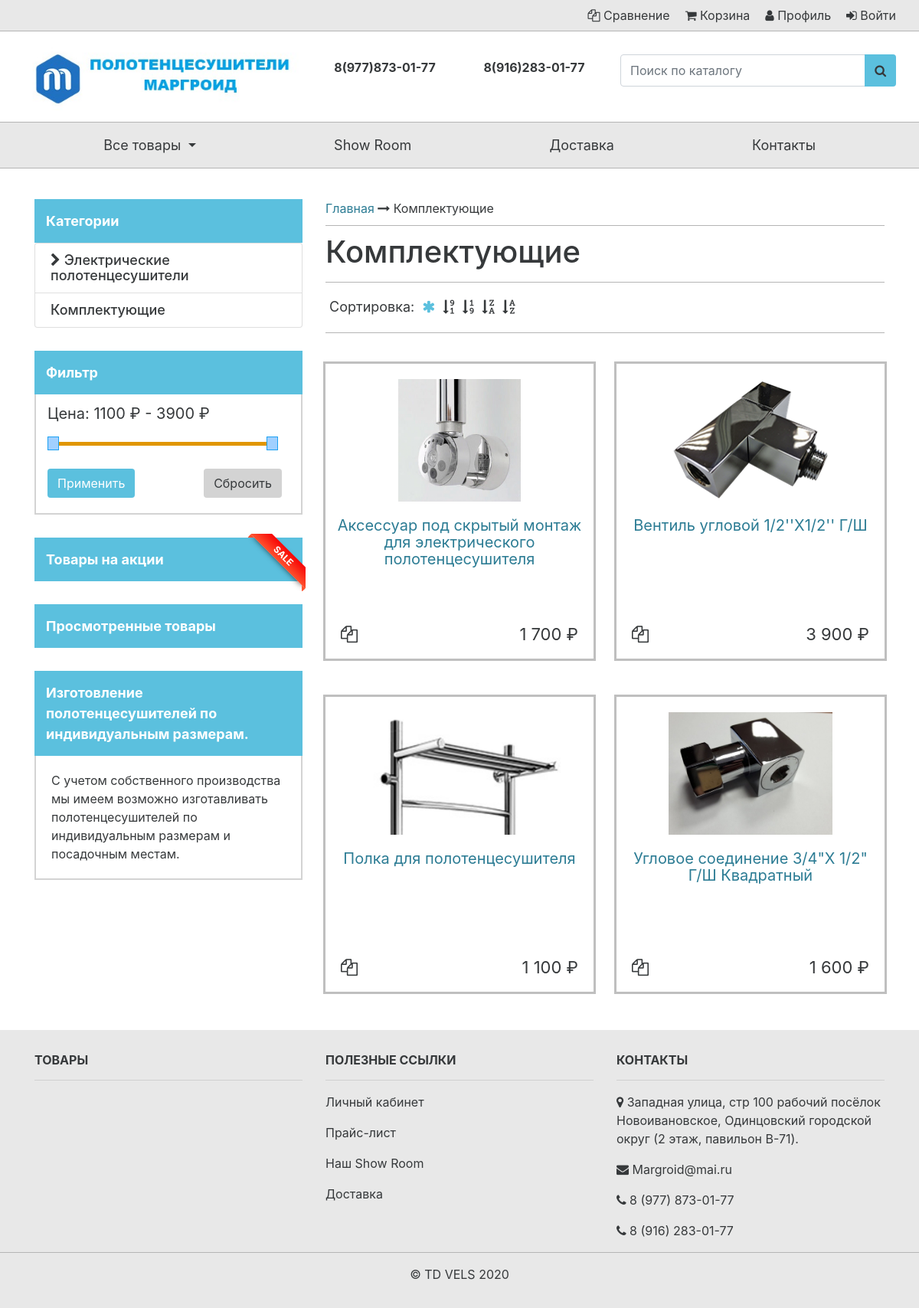
Page /components/ on the committed database.
### home/models.py (models this page shows, shortened)
class Header(models.Model):
    name_element = models.CharField(max_length=100,
                                    help_text='название элемента, до 100 символов',
                                    default='Шапка сайта',
                                    verbose_name='Название элемента')
    header_logo = models.ImageField(blank=False,
                                    upload_to='logo/',
                                    help_text='изображение может обрезаться',
                                    verbose_name='Логотип сайта')
    alt_logo_header = models.CharField(max_length=100,
                                       blank=True,
                                       help_text='Атрибут ALT для SEO, до 100 символов',
                                       verbose_name='Атрибут ALT для логотипа')
    phone_one = models.CharField(max_length=20,
                                 blank=True,
                                 help_text='пишется ф формате: +7(999)-888-6655',
                                 verbose_name='Номер телефона 1')
    phone_two = models.CharField(max_length=20,
                                 blank=True,
                                 help_text='пишется ф формате: +7(999)-888-6655',
                                 verbose_name='Номер телефона 2')
    class Meta:
        verbose_name = '02: Шапка сайта: настройки'
        verbose_name_plural = '02: Шапка сайта: настройки'

### product/models.py (models this page shows, shortened)
class Category(models.Model):
    name = models.CharField(max_length=100,
                            help_text='длина до 100 символов',
                            verbose_name='Название категории')
    title = models.CharField(max_length=200,
                             blank=True,
                             null=True,
                             help_text='длина до 200 символов',
                             verbose_name='SEO Title')
    description = models.CharField(max_length=450,
                                   blank=True,
                                   null=True,
                                   help_text='длина до 450 символов',
                                   verbose_name='SEO Description')
    image = models.ImageField(upload_to='category_images',
                              null=True,
                              verbose_name='Изображение категории')
    slug = models.SlugField(max_length=100,
                            help_text='длина на латинице до 100 символов',
                            verbose_name='URL-адрес')
    subtype = models.ManyToManyField(CategoryChild,
                                     blank=True,
                                     verbose_name='Подкатегории')
    class Meta:
        verbose_name = '01: Категория'
        verbose_name_plural = '01: Категории'
    def __str__(self):
        return self.name

class Product(models.Model):
    name = models.CharField(max_length=200, verbose_name='Имя')
    title = models.CharField(max_length=200,
                             blank=True,
                             null=True,
                             help_text='длина до 200 символов',
                             verbose_name='SEO Title')
    description = models.CharField(max_length=450,
                                   blank=True,
                                   null=True,
                                   help_text='длина до 450 символов',
                                   verbose_name='SEO Description')
    slug = models.SlugField(max_length=200,
                            verbose_name='(Ссылка)',
                            help_text='URL-адрес до 200 символов',
                            blank=True)
    category = models.ForeignKey(Category, on_delete=models.CASCADE, verbose_name='Категория')
    sub_category = models.ForeignKey(CategoryChild, on_delete=models.CASCADE, null=True, verbose_name='Подкатегория',
                                     blank=True)
    image = models.ImageField(upload_to='product_images', null=True, verbose_name='Изображение')
    textproduct = models.TextField(blank=True,
                                   null=True,
                                   help_text='описание товара необязательно',
                                   verbose_name='Описание товара')
    vendor_code = models.CharField(max_length=100, verbose_name='Артикул', blank=True)
    in_stock = models.PositiveIntegerField(default=0, verbose_name='Наличие (шт)')
    complect = models.ManyToManyField('Product', verbose_name='Комплектующие', blank=True)
    color = models.ManyToManyField('Colors', related_name='colors_product', verbose_name='Цвета', blank=True)
    price = models.PositiveIntegerField(null=True, verbose_name='Цена')
    on_sale = models.BooleanField(default=False, blank=True, verbose_name='На скидке')
    sale = models.PositiveIntegerField(default=0, blank=True, null=True, verbose_name='Размер скидки')
    new_price = models.PositiveIntegerField(blank=True, null=True, help_text='Вычисляется само при сохранении',
                                            verbose_name='Новая цена')
    timestamp = models.DateTimeField(auto_now_add=True)
    class Meta:
        ordering = ['-category', 'name', 'price']
        verbose_name = '03: Товар'
        verbose_name_plural = '03: Товары'

### components/views.py (the view)
# urls.py: path('', ComponentsPage.as_view(), name='components_view'),
class ComponentsPage(View):
    def get(self, request):
        cart, cart_objects_count = get_users_cart(request)
        sort_query = request.GET.get('sort', None)
        current_page = request.GET.get('page')
        categories = Category.objects.all()
        products_on_sale = Product.objects.filter(on_sale=True)[:4]
        current_category = Category.objects.get(name='Комплектующие')
        if request.GET:
            if request.GET.get('from') and request.GET.get('to'):
                from_price = int(request.GET.get('from'))
                to_price = int(request.GET.get('to'))
                products = Product.objects.filter(category=current_category, price__lte=to_price, price__gte=from_price)
            else:
                products = Product.objects.filter(category=current_category)
        else:
            products = Product.objects.filter(category=current_category)
        extremum_prices = find_extremum_prices(products)
        parameters = get_GET_params(request.GET)
        sort_queries = []
        if not sort_query is None:
            products = sort_products_by_query(sort_query, products, sort_queries)
        compare_list = request.session.get('comparison_list', 0)
        compare_list_count = len(compare_list) if compare_list else 0
        context = {
            'categories': categories,
            'products_on_sale': products_on_sale,
            'current_category': current_category,
            'products': set_paginator(products, 6, current_page),
            'lowest_price': extremum_prices[0],
            'highest_price': extremum_prices[1],
            'parameters': parameters,
            'watched_products': get_watched_products(request.session.get('watched_products', None)),
            'sort_queries': sort_queries,
            'comparison_list': compare_list_count,
            'cart_items_count': cart_objects_count
        }
        context['prev_page'] = get_prev_paginator_page(current_page)
        context['next_page'] = get_next_paginator_page(current_page, context['products'].paginator.num_pages)
        return render(request, 'components/components.html', context)

### templates/components/components.html (shortened to what this page needs)
{% extends 'layouts/base.html' %}
{% load static %}
{% block content %}
<div class="container">
	<div class="row">
		{% include 'widgets/extended_filter.html' %}
		<div class="col-xl-8 col-md-8" id="category-subcategory-detail">
			<div class="nav-helper">
				<a href="{% url 'home:home-page' %}">Главная</a>
				<i class="fa fa-long-arrow-right" aria-hidden="true"></i>
				{% if current_subcategory %}
				<a href="{% url 'product:category_detail_view' current_category.slug %}">{{ current_category.name }}</a>
				<i class="fa fa-long-arrow-right" aria-hidden="true"></i>
				<span>{{ current_subcategory.name }}</span>
				{% else %}
				<span>{{ current_category.name }}</span>
				{% endif %}
			</div>
			{% if current_subcategory %}
			<h1>{{ current_category }} / {{ current_subcategory }}</h1>
			{% else %}
			<h1>{{ current_category }}</h1>
			{% endif %}
			<form method="GET" action="" class="sort-products">
				<span>Сортировка: </span>
				{% if sort_queries %}
				<span sort-query="default"><i class="fa fa-asterisk" aria-hidden="true"></i></span>
				{% else %}
				<span is-active="true" sort-query="default"><i class="fa fa-asterisk" aria-hidden="true"></i></span>
				{% endif %}
				{% if 'price-desc' in sort_queries %}
				<span sort-query="price-desc" is-active="true"><i class="fa fa-sort-numeric-desc" aria-hidden="true"></i></span>
				{% else %}
				<span sort-query="price-desc"><i class="fa fa-sort-numeric-desc" aria-hidden="true"></i></span>
				{% endif %}
				{% if 'price-asc' in sort_queries %}
				<span sort-query="price-asc" is-active="true"><i class="fa fa-sort-numeric-asc" aria-hidden="true"></i></span>
				{% else %}
				<span sort-query="price-asc"><i class="fa fa-sort-numeric-asc" aria-hidden="true"></i></span>
				{% endif %}
				{% if 'name-asc' in sort_queries %}
				<span sort-query="name-asc" is-active="true"><i class="fa fa-sort-alpha-desc" aria-hidden="true"></i></span>
				{% else %}
				<span sort-query="name-asc"><i class="fa fa-sort-alpha-desc" aria-hidden="true"></i></span>
				{% endif %}
				{% if 'name-desc' in sort_queries %}
				<span sort-query="name-desc" is-active="true"><i class="fa fa-sort-alpha-asc" aria-hidden="true"></i></span>
				{% else %}
				<span sort-query="name-desc"><i class="fa fa-sort-alpha-asc" aria-hidden="true"></i></span>
				{% endif %}
			</form>
			<div class="filter-category-wrapper">
				<div class="row">
					{% for product in products %}
					<div class="filter-item-wrapper col-xl-6 col-lg-6 col-md-6 col-sm-6">
						<div class="filter-product-item">
							<a href="{% url 'product:product_detail_view' product.id %}"><img src="{{ product.image.url }}" height="200"></a>
							<p align="center" class="filter-product-name"><a href="{% url 'product:product_detail_view' product.id %}">{{ product.name }}</a></p>
							<div class="filter-item-footer">
								{% if product.on_sale %}
								<span class="filter-product-price">
									{{ product.price }}
								</span>
								{% else %}
								<span class="filter-product-price-nosale">
									{{ product.price }}
								</span>
								{% endif %}
								<span data-toggle="tooltip" data-placement="top" title="Сравнить" class="item-compare" items-compare="{{ comparison_list }}" product-id="{{ product.id }}"><i class="fa fa-files-o" aria-hidden="true"></i></span>
							</div>
						</div>
					</div>
					{% endfor %}
				</div>
			</div>
		</div>
	</div>
</div>
{% endblock content %}

### templates/layouts/header.html
{% for header in header_elem %}
<div class="col-xl-4 col-lg-4 col-md-4 col-sm-7" id="logo-block">
    <a href="{% url 'home:home-page' %}"><img alt="{{ header.alt_logo_header }}" src="{{ header.header_logo.url }}" class="img-fluid"></a>
</div>
<div style="padding: 0;" align="center" class="col-xl-2 col-lg-2 col-md-3 col-sm-6 phone-number"><b>{{ header.phone_one }}</b></div>
<div style="padding: 0;" align="center" class="col-xl-2 col-lg-2 col-md-3 col-sm-6 phone-number"><b>{{ header.phone_two }}</b></div>
{% endfor %}

### templates/widgets/extended_filter.html (shortened to what this page needs)
<div class="col-xl-4 col-md-4" id="left-side-menu">
	<p class="menu-header">Категории</p>
	<div id="menu-categories">
		{% for category in categories %}
		{% if category.subtype.all %}
		<a href="#{{ category.id }}" class="list-group-item" data-toggle="collapse" data-parent="#menu-categories">
			{% if category.subtype.all %}
			<i class="fa fa-chevron-right" aria-hidden="true"></i>
			{% endif %}
			{{ category.name }}
		</a>
		{% else %}
		<a href="{% url 'components:components_view' %}" data-toggle="no-collapse" class="list-group-item">Комплектующие</a>
		{% endif %}
		{% endfor %}
	</div>
	<div id="filter-product-menu">
		<p class="menu-header">Фильтр</p>
		<div class="price-slider">
			<div class="container">
				<form method="GET" action="" class="row">
					<div align="left" class="col-xl-12">
						<p>Цена:
							<span class="from-price">{{ lowest_price }}</span>
							<span>₽</span>
							<span> - </span>
							<span class="to-price">{{ highest_price }}</span>
							<span>₽</span>
						</p>
					</div>
					<div class="col-xl-12" style="margin-top: 10px; margin-bottom: 30px;">
						<input value="{{ highest_price }}" min="{{ lowest_price }}" max="{{ highest_price }}" step="1" type="range"/>
					</div>
					<div class="col-xl-12">
						<button class="btn" type="submit">Применить</button>
						{% if current_subcategory %}
						<a href="{% url 'product:subcategory_detail_view' current_category.slug current_subcategory.slug %}" class="btn">Сбросить</a>
						{% else %}
						<a href="{% url 'components:components_view' %}" class="btn">Сбросить</a>
						{% endif %}
					</div>
				</form>
			</div>
		</div>
	</div>
	<div id="menu-on-sale-wrapper">
		<div class="ribbon"><span>SALE</span></div>
		<p class="menu-header">Товары на акции</p>
	</div>
	<div id="menu-watched-products-wrapper">
		<p class="menu-header">Просмотренные товары</p>
	</div>
	<p class="menu-header">Изготовление полотенцесушителей по индивидуальным размерам.</p>
	<p class="left-menu-bottom">С учетом собственного производства мы имеем возможно изготавливать полотенцесушителей по индивидуальным размерам и посадочным местам.</p>
</div>

### rows in the picture
Header: header_logo (picture), phone_one "8(977)873-01-77", phone_two "8(916)283-01-77"
Category: name "Электрические полотенцесушители"
Category: shows "Комплектующие", name "Комплектующие"
Product: image (picture), name "Аксессуар под скрытый монтаж для электрического полотенцесушителя", price "1 700 ₽"
Product: image (picture), name "Вентиль угловой 1/2''Х1/2'' Г/Ш", price "3 900 ₽"
Product: image (picture), name "Полка для полотенцесушителя", price "1 100 ₽"
Product: image (picture), name "Угловое соединение 3/4\"Х 1/2\" Г/Ш Квадратный", price "1 600 ₽"

### other values in the picture
{{ lowest_price }} "1100"
{{ highest_price }} "3900"
